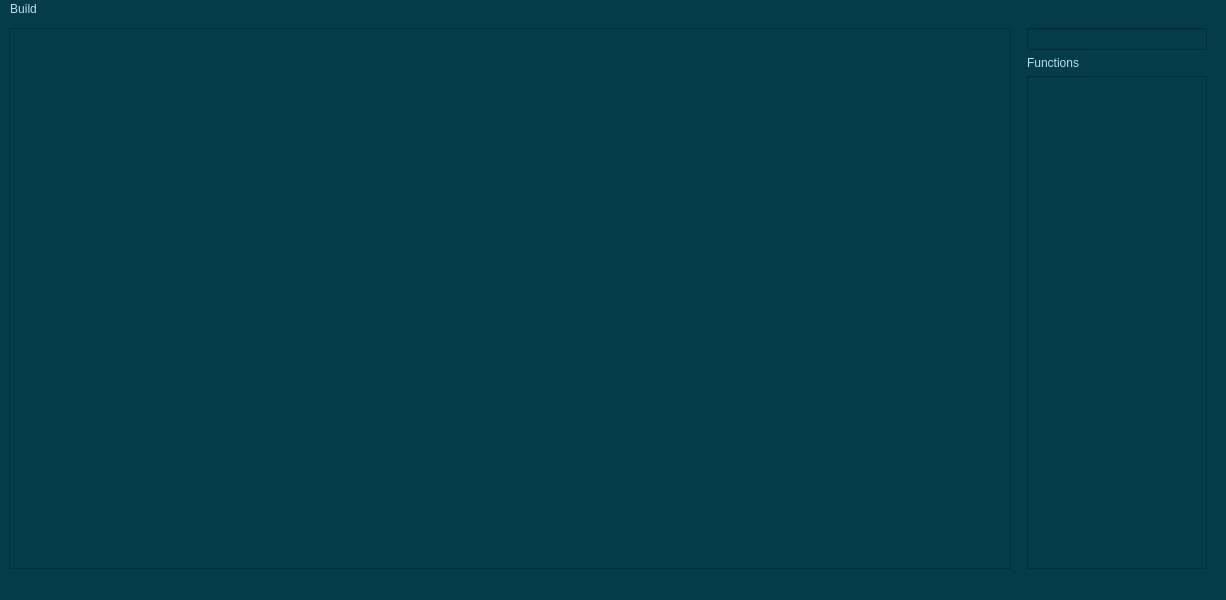
<?xml version="1.0" encoding="UTF-8"?>
<ui version="4.0">
 <class>FunctionWindow</class>
 <widget class="QMainWindow" name="FunctionWindow">
  <property name="geometry">
   <rect>
    <x>0</x>
    <y>0</y>
    <width>1226</width>
    <height>600</height>
   </rect>
  </property>
  <property name="windowTitle">
   <string>MainWindow</string>
  </property>
  <property name="styleSheet">
   <string notr="true">background-color:#043c4c;
border-color: rgb(21, 45, 73);
color : rgb(189, 221, 235)</string>
  </property>
  <widget class="QWidget" name="centralwidget">
   <layout class="QHBoxLayout" name="horizontalLayout" stretch="5,1">
    <item>
     <widget class="CustomGraphicsView" name="StagingArea">
      <property name="styleSheet">
       <string notr="true">color : rgb(4, 60, 76);</string>
      </property>
     </widget>
    </item>
    <item>
     <layout class="QVBoxLayout" name="verticalLayout_3" stretch="0,0,2">
      <property name="leftMargin">
       <number>10</number>
      </property>
      <property name="rightMargin">
       <number>10</number>
      </property>
      <item>
       <widget class="SearchBar" name="searchBar"/>
      </item>
      <item>
       <widget class="QLabel" name="label">
        <property name="styleSheet">
         <string notr="true">color : rgb(189, 221, 235)</string>
        </property>
        <property name="text">
         <string>Functions</string>
        </property>
       </widget>
      </item>
      <item>
       <widget class="QListWidget" name="listWidget">
        <property name="styleSheet">
         <string notr="true">color: rgb(189, 221, 235)
</string>
        </property>
       </widget>
      </item>
     </layout>
    </item>
   </layout>
  </widget>
  <widget class="QMenuBar" name="menubar">
   <property name="geometry">
    <rect>
     <x>0</x>
     <y>0</y>
     <width>1226</width>
     <height>22</height>
    </rect>
   </property>
   <widget class="QMenu" name="menuBuild">
    <property name="title">
     <string>Build</string>
    </property>
    <addaction name="actionCompile"/>
    <addaction name="actionRun"/>
   </widget>
   <addaction name="menuBuild"/>
  </widget>
  <widget class="QStatusBar" name="statusbar"/>
  <action name="actionCompile">
   <property name="text">
    <string>Compile</string>
   </property>
  </action>
  <action name="actionRun">
   <property name="text">
    <string>Run</string>
   </property>
  </action>
 </widget>
 <customwidgets>
  <customwidget>
   <class>CustomGraphicsView</class>
   <extends>QGraphicsView</extends>
   <header>./headers/CustomGraphicsView.h</header>
  </customwidget>
  <customwidget>
   <class>SearchBar</class>
   <extends>QLineEdit</extends>
   <header>./headers/SearchBar.h</header>
  </customwidget>
 </customwidgets>
 <resources/>
 <connections/>
</ui>
